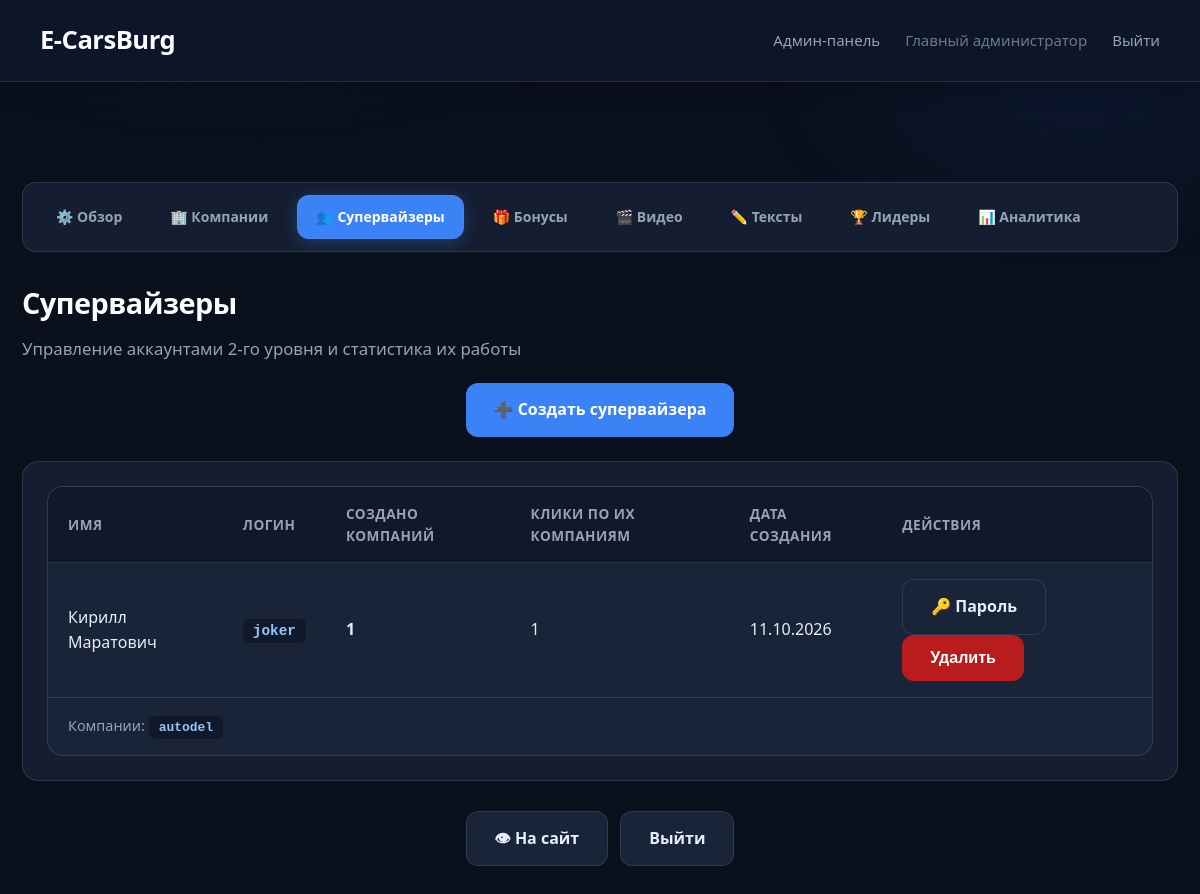
The page /admin/supervisors (signed in) on the database as committed earlier.
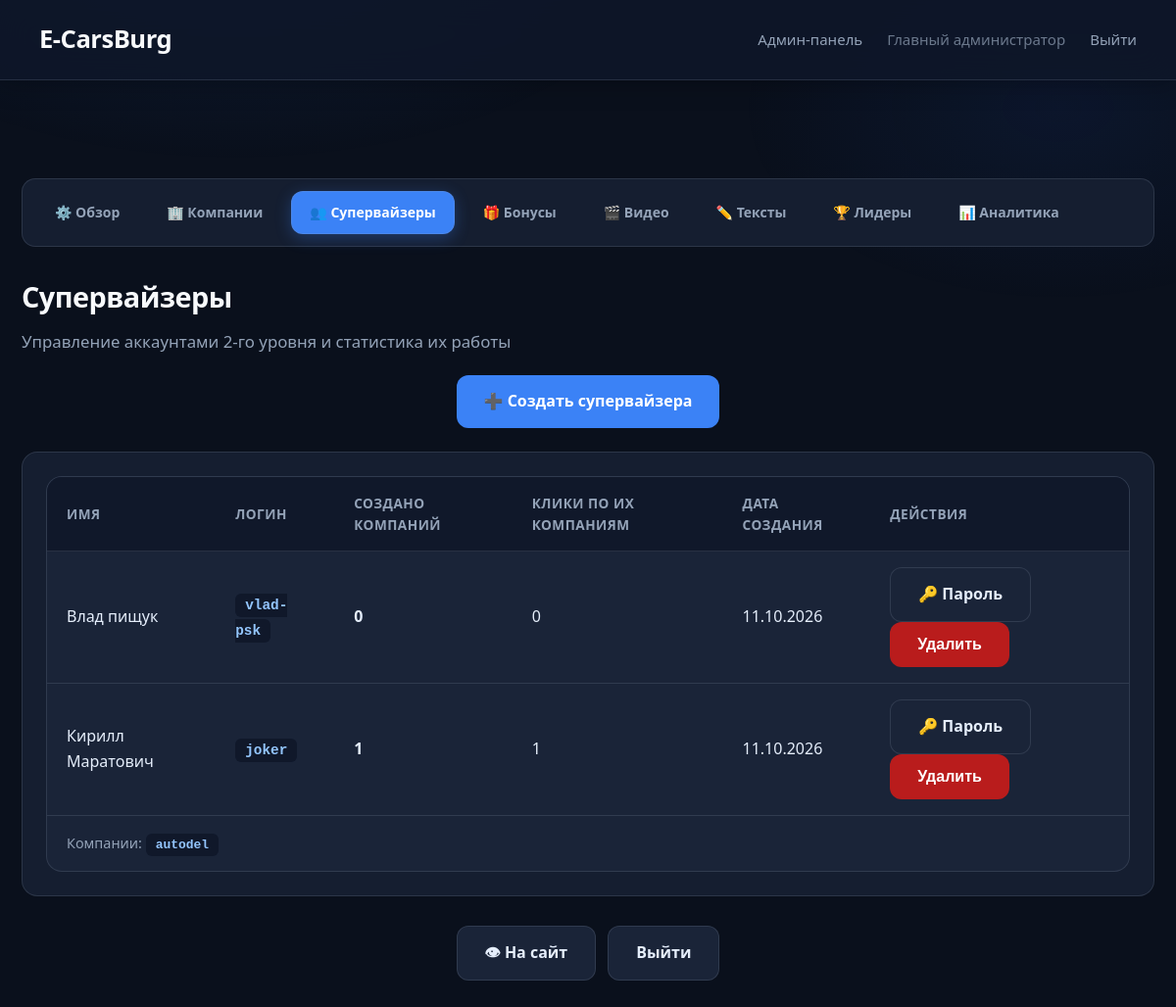
The same page on the database as committed later.
### models.py (models this page shows, shortened)
class Company(Base):
    __tablename__ = 'companies'
    id: Mapped[int] = mapped_column(primary_key=True, index=True)
    name: Mapped[str] = mapped_column(String(100), nullable=False)
    slug: Mapped[str] = mapped_column(String(50), unique=True, index=True, nullable=False)
    description: Mapped[str] = mapped_column(Text, nullable=True)
    email: Mapped[str] = mapped_column(String(100), unique=True, nullable=False)
    password_hash: Mapped[str] = mapped_column(String(255), nullable=False)
    is_admin: Mapped[bool] = mapped_column(Boolean, default=False)
    role: Mapped[str] = mapped_column(String(20), default=ROLE_PARTNER, nullable=False, index=True)
    created_by_id: Mapped[int] = mapped_column(ForeignKey('companies.id'), nullable=True, index=True)
    created_at: Mapped[datetime] = mapped_column(DateTime, default=datetime.utcnow)
    clicks: Mapped[list["ClickEvent"]] = relationship(
        "ClickEvent",
        back_populates="company",
        cascade="all, delete-orphan"
    )
    created_by = relationship("Company", remote_side=[id], foreign_keys=[created_by_id])
    @property
    def is_authenticated(self):
        return True
    def get_role(self) -> str:
        if self.role:
            return self.role
        return ROLE_ADMIN if self.is_admin else ROLE_PARTNER
    @property
    def is_main_admin(self) -> bool:
        return self.get_role() == ROLE_ADMIN
    @property
    def role_label(self) -> str:
        return {
            ROLE_ADMIN: 'Главный администратор',
            ROLE_SUPERVISOR: 'Супервайзер',
            ROLE_PARTNER: 'Партнёр',
        }.get(self.get_role(), 'Пользователь')

### app.py (the view)
@app.route('/admin/supervisors')
@admin_required
def admin_supervisors():
    db = SessionLocal()
    try:
        supervisors = db.query(Company).filter(Company.role == ROLE_SUPERVISOR).order_by(Company.created_at.desc()).all()
        stats = []
        for s in supervisors:
            created_companies = db.query(Company).filter(
                Company.created_by_id == s.id,
                Company.role == ROLE_PARTNER
            ).all()
            company_ids = [c.id for c in created_companies]
            total_clicks = 0
            if company_ids:
                total_clicks = db.query(func.count(ClickEvent.id)).filter(
                    ClickEvent.company_id.in_(company_ids)
                ).scalar() or 0
            stats.append({
                'supervisor': s,
                'companies_count': len(created_companies),
                'companies': created_companies,
                'total_clicks': total_clicks,
            })
        return render_template('admin_supervisors.html', stats=stats, active_nav='supervisors')
    finally:
        db.close()

### app.py (called while the page is built)
@login_manager.user_loader
def load_user(user_id):
    db = SessionLocal()
    try:
        return db.get(Company, int(user_id))
    finally:
        db.close()

def admin_required(f):
    from functools import wraps
    @wraps(f)
    @login_required
    def decorated_function(*args, **kwargs):
        if not current_user.is_main_admin:
            flash('Доступ запрещён. Только для главного администратора.', 'error')
            return redirect(url_for('post_login_redirect'))
        return f(*args, **kwargs)
    return decorated_function

### templates/admin_supervisors.html (shortened to what this page needs)
{% extends "admin_base.html" %}
{% block content %}
<h1>Супервайзеры</h1>
<p style="color: var(--mc-text-muted, #94a3b8); margin-bottom: 20px;">
    Управление аккаунтами 2-го уровня и статистика их работы
</p>
<div class="actions" style="margin-bottom: 24px;">
    <a href="{{ url_for('admin_add_supervisor') }}" class="btn btn-primary">➕ Создать супервайзера</a>
</div>
{% if stats %}
<div class="admin-section">
    <table class="leaderboard-table">
        <thead>
            <tr>
                <th>Имя</th>
                <th>Логин</th>
                <th>Создано компаний</th>
                <th>Клики по их компаниям</th>
                <th>Дата создания</th>
                <th>Действия</th>
            </tr>
        </thead>
        <tbody>
            {% for row in stats %}
            <tr>
                <td>{{ row.supervisor.name }}</td>
                <td><code>{{ row.supervisor.slug }}</code></td>
                <td><strong>{{ row.companies_count }}</strong></td>
                <td>{{ row.total_clicks }}</td>
                <td>{{ row.supervisor.created_at.strftime('%d.%m.%Y') if row.supervisor.created_at else '—' }}</td>
                <td>
                    <a href="{{ url_for('admin_supervisor_password', sup_id=row.supervisor.id) }}" class="btn">🔑 Пароль</a>
                    <form method="POST" action="{{ url_for('admin_delete_supervisor', sup_id=row.supervisor.id) }}" style="display:inline;" onsubmit="return confirm('Удалить супервайзера?');">
                        <button type="submit" class="btn btn-danger">Удалить</button>
                    </form>
                </td>
            </tr>
            {% if row.companies %}
            <tr>
                <td colspan="6" style="font-size: 0.9em; color: #94a3b8;">
                    Компании:
                    {% for c in row.companies %}
                        <code>{{ c.slug }}</code>{% if not loop.last %}, {% endif %}
                    {% endfor %}
                </td>
            </tr>
            {% endif %}
            {% endfor %}
        </tbody>
    </table>
</div>
{% else %}
<p class="no-data">Супервайзеры ещё не созданы.</p>
{% endif %}
{% endblock %}

Rows that differ between the two databases and show on the page:
added Company: supervisor.name "Влад пищук", supervisor.slug "vlad-psk", supervisor.created_at "11.10.2026"
Other text that changed with them:
new list line: "0 0 🔑 Пароль Удалить"
